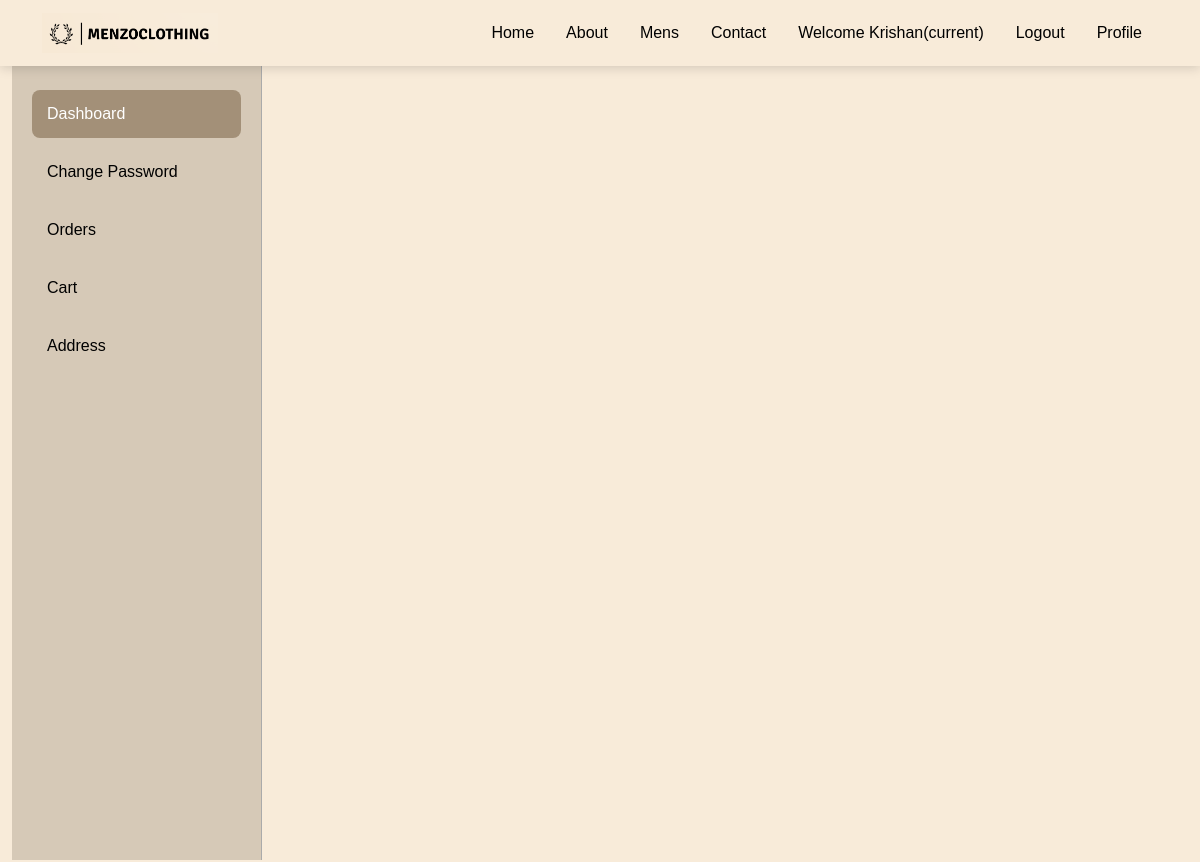
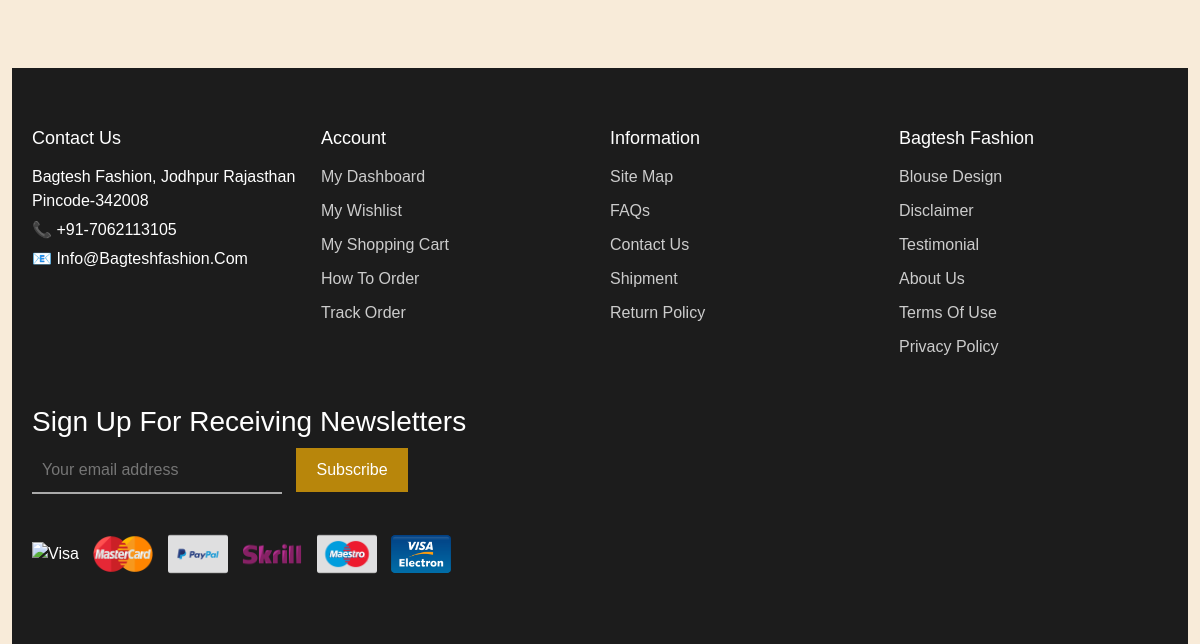
The page /order/ (signed in) on the database as committed earlier (2 pictures, top to bottom).
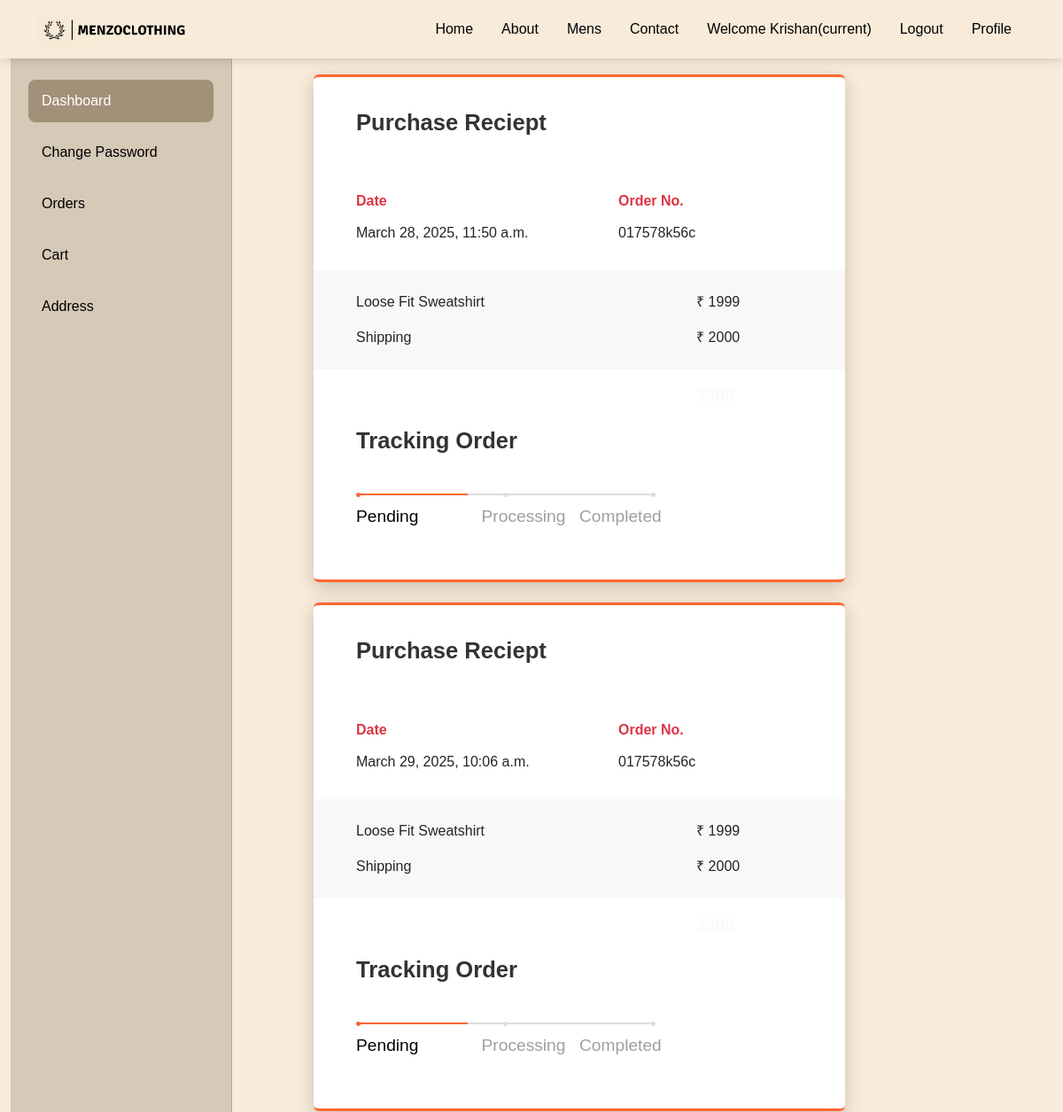
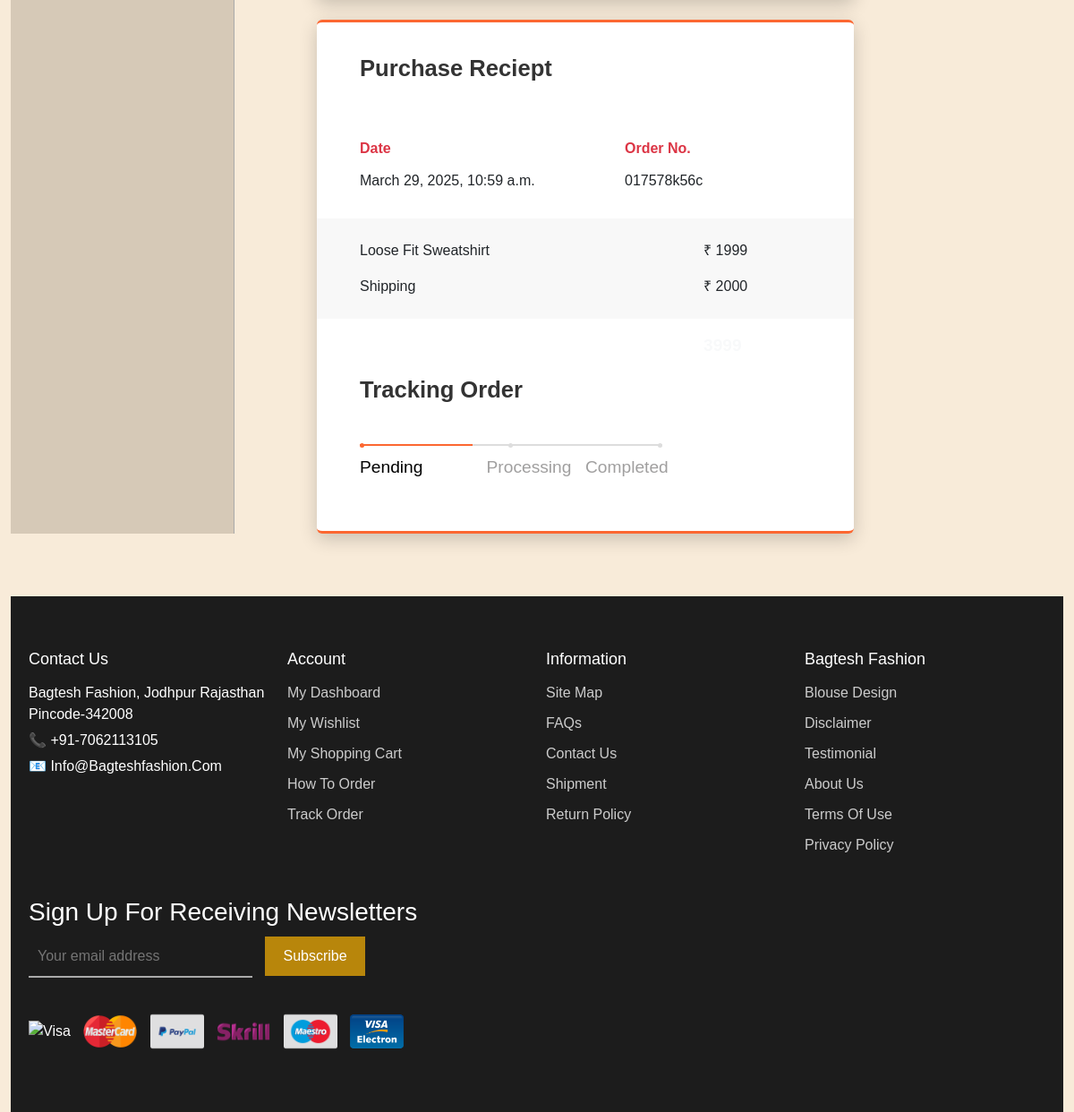
The same page on the database as committed later (2 pictures, top to bottom).
### core/models.py (models this page shows, shortened)
class Order(models.Model):
    STATUS_CHOICES = [
        ('PENDING', 'Pending'),
        ('PROCESSING', 'Processing'),
        ('COMPLETED', 'Completed'),
        ('CANCELLED', 'Cancelled'),
    ]
    user = models.ForeignKey(User, on_delete=models.CASCADE)
    customer = models.ForeignKey(CustomerDetail, on_delete=models.CASCADE)
    pet = models.ForeignKey(Pet, on_delete=models.CASCADE)
    quantity = models.PositiveIntegerField(default=1)
    order_at = models.DateTimeField(auto_now_add=True)
    status = models.CharField(max_length=20, choices=STATUS_CHOICES, default='PENDING')

class Pet(models.Model):
    name = models.CharField(max_length=100)
    category = models.CharField(max_length=20)
    small_description=models.CharField(max_length=300)
    description=models.TextField()
    original_price = models.IntegerField()
    discounted_price = models.IntegerField()
    pet_image =models.ImageField(upload_to='pet_images')  # As we are using image field we have to intall 'pillow'. And we have to Define MEDIA_URL in settings.py file so that all folder should save in media directory

### core/views.py (the view)
# urls.py: path('order/',views.order,name='order'),
def order(request):
    ord= Order.objects.filter(user=request.user)
    return render(request,'core/order.html',{'ord':ord})

### core/templates/core/order.html (shortened to what this page needs)
{% extends "core/base.html" %}
{% block content %}
<div class="container-fluid profile view-cart view-cart-right-side-bar">
    <div class="row">
        <div class="main-container">
            <div class="sidebar">
                <nav>
                    <ul class="nav flex-column">
                        <li class="nav-item">
                            <a class="nav-link active" href="{% url 'profile' %}">
                                Dashboard
                            </a>
                        </li>
                        <li class="nav-item">
                            <a class="nav-link" href="{% url 'changepassword' %}">
                                Change Password
                            </a>
                        </li>
                        <li class="nav-item">
                            <a class="nav-link" href="{% url "order" %}">
                                Orders
                            </a>
                        </li>
                        <li class="nav-item">
                            <a class="nav-link" href="{% url 'viewcart' %}">
                                Cart
                            </a>
                        </li>
                        <li class="nav-item">
                            <a class="nav-link" href="{% url 'address' %}">
                                Address
                            </a>
                        </li>
                    </ul>
                </nav>
            </div>
        <div class="col-md-8">
                {% for o in ord %}
                <div class="order">
                    <div class="card">
                        <div class="title">Purchase Reciept</div>
                        <div class="info">
                            <div class="row">
                                <div class="col-7">
                                    <span id="heading" class="text-danger">Date</span><br>
                                    <span id="details" >{{o.order_at}}</span>
                                </div>
                                <div class="col-5 pull-right">
                                    <span id="heading" class="text-danger">Order No.</span><br>
                                    <span id="details">017578k56c</span>
                                </div>
                            </div>
                        </div>
                        <div class="pricing">
                            <div class="row">
                                <div class="col-9">
                                    <span id="name">{{o.pet.name}}</span>
                                </div>
                                <div class="col-3">
                                    <span id="price">₹
                                        {{o.pet.discounted_price}}</span>
                                </div>
                            </div>
                            <div class="row">
                                <div class="col-9">
                                    <span id="name">Shipping</span>
                                </div>
                                <div class="col-3">
                                    <span id="price">₹ 2000</span>
                                </div>
                            </div>
                        </div>
                        <div class="total">
                            <div class="row">
                                <div class="col-9"></div>
                                <div class="col-3 text-light"><big>{{o.pet.discounted_price|add:2000}}</big></div>
                            </div>
                        </div>
                        <div class="tracking">
                            <div class="title">Tracking Order</div>
                        </div>
                        {% if o.status == 'PENDING' %}
                        <div class="progress-track ml-5">
                            <ul id="progressbar">
                                <li class="step0 active "
                                    id="step1">Pending</li>
                                <li class="step0  text-center"
                                    id="step2">Processing</li>
                                <li class="step0  text-right"
                                    id="step3">Completed</li>
                            </ul>
                        </div>
                        {% endif %}
                    </div>
                </div>
                {% endfor %}
            </div>
    </div>
</div>
{% endblock content %}

### core/templates/core/base.html (shortened to what this page needs)
{% load static %}
<!DOCTYPE html>
<html lang="en">
<head>
    <link rel="stylesheet" href="{% static "core/css/bootstrap.min.css" %}">
    <link rel="stylesheet" href="{% static 'core/css/main.css' %}">
</head>
<body>
  {% include "core/navbar.html" %}
  {% block content %}{% endblock content %}
  {% include "core/footer.html" %}
</body>
</html>

### core/templates/core/navbar.html (shortened to what this page needs)
{% load static %}
<section id="header">
    <nav class="navbar navbar-expand-lg bg-custom fixed-top">
        <div class="container">
            <a class="navbar-brand" href="{% url "home" %}">
                <img src="{% static "core/images/menzoclothing2.png" %}" class="img-fluid" style="height: 40px;">
            </a>
            <div class="collapse navbar-collapse" id="navbarNavAltMarkup">
                <div class="navbar-nav ms-auto">
                    <a class="nav-link" href="{% url "home" %}">Home</a>
                    <a class="nav-link" href="{% url "about" %}">About</a>
                    <a class="nav-link" href="{% url "products" %}">Mens</a>
                    <a class="nav-link" href="{% url "contact" %}">Contact</a>
                    {% if request.user.is_authenticated %}
                    <a class="nav-link" href="{% url "profile" %}">Welcome {{request.user.first_name}}<span class="sr-only">(current)</span></a>
                    <a class="nav-link" href="{% url "logout" %}">Logout</a>
                    {% else %}
                    <a class="nav-link" href="{% url "registration" %}">Registration</a>
                    <a class="nav-link" href="{% url "login" %}">Login</a>
                    {% endif %}
                    <a class="nav-link active" aria-current="page" href="{% url "profile" %}">Profile</a>
                </div>
            </div>
        </div>
    </nav>
</section>

### core/templates/core/footer.html (shortened to what this page needs)
<footer>
  <div class="footer-container">
      <div class="footer-col contact">
          <h3>Contact Us</h3>
          <p>Bagtesh Fashion, Jodhpur Rajasthan<br>Pincode-342008</p>
          <p>📞 +91-7062113105</p>
          <p>📧 Info@Bagteshfashion.Com</p>
      </div>
      <div class="footer-col">
          <h3>Account</h3>
          <ul>
              <li><a href="#">My Dashboard</a></li>
              <li><a href="#">My Wishlist</a></li>
              <li><a href="#">My Shopping Cart</a></li>
              <li><a href="#">How To Order</a></li>
              <li><a href="#">Track Order</a></li>
          </ul>
      </div>
      <div class="footer-col">
          <h3>Information</h3>
          <ul>
              <li><a href="#">Site Map</a></li>
              <li><a href="#">FAQs</a></li>
              <li><a href="#">Contact Us</a></li>
              <li><a href="#">Shipment</a></li>
              <li><a href="#">Return Policy</a></li>
          </ul>
      </div>
      <div class="footer-col">
          <h3>Bagtesh Fashion</h3>
          <ul>
              <li><a href="#">Blouse Design</a></li>
              <li><a href="#">Disclaimer</a></li>
              <li><a href="#">Testimonial</a></li>
              <li><a href="#">About Us</a></li>
              <li><a href="#">Terms Of Use</a></li>
              <li><a href="#">Privacy Policy</a></li>
          </ul>
      </div>
  </div>
  <div class="newsletter">
      <h3>Sign Up For Receiving Newsletters</h3>
      <input type="email" placeholder="Your email address">
      <button>Subscribe</button>
  </div>
  <div class="payment-icons">
      <img src="static/core/images/visa2.png" alt="Visa">
      <img src="static/core/images/mastercard.png" alt="MasterCard">
      <img src="static/core/images/paypal.png" alt="PayPal">
      <img src="static/core/images/skrill.png" alt="Skrill">
      <img src="static/core/images/maestro.png" alt="Maestro">
      <img src="static/core/images/visae.png" alt="Visa Electron">
  </div>
</footer>

### core/static/core/css/main.css (style rules this page uses)
body { margin-top: 100px; font-family: Arial, sans-serif; margin: 0; padding: 0; background-color: #fff; color: #333; }
.bg-custom { background-color: #F8EBD9 !important; }
#header .fixed-top { box-shadow: 0 0.125rem 0.675rem rgb(0 0 0 / 15%); }
#header .navbar-nav .nav-link { color: black; padding: 0.5rem 1rem; text-align: center; transition: 0.3s; }
.text-danger { font-weight: 650; color: red; }

### core/templates/core/order.html (style rules this page uses)
body { margin-top:60px; background-color: #F8EBD9; }
.main-container { display: flex; min-height: 100vh; }
.sidebar { background-color: #d6c9b7; width: 250px; padding: 30px 20px; border-right: 1px solid #aaa; margin-right: 0; }
.sidebar .nav-link { color: #000; font-weight: 500; padding: 12px 15px; display: block; margin-bottom: 10px; }
.sidebar .nav-link.active { background-color: #a39078; color: #fff; border-radius: 8px; }
.card { margin: auto; width: 100%; max-width:600px; padding: 4vh 0; box-shadow: 0 6px 20px 0 rgba(0, 0, 0, 0.19); border-top: 3px solid rgb(252, 103, 49); border-bottom: 3px solid rgb(252, 103, 49); border-left: none; border-right: none; }
.title { color: #333; font-weight: 600; margin-bottom: 2vh; padding: 0 8%; font-size: initial; }
#details { font-weight: 400; }
.info { padding: 5% 8%; }
.info .col-5 { padding: 0; }
#heading { color: grey; line-height: 6vh; }
.pricing { background-color: #ddd3; padding: 2vh 8%; font-weight: 400; line-height: 2.5; }
.pricing .col-3 { padding: 0; }
.total { padding: 2vh 8%; color: rgb(252, 103, 49); font-weight: bold; }
.total .col-3 { padding: 0; }
#progressbar { margin-bottom: 3vh; overflow: hidden; color: rgb(252, 103, 49); padding-left: 0px; margin-top: 3vh }
#progressbar li { list-style-type: none; font-size: x-small; width: 25%; float: left; position: relative; font-weight: 400; color: rgb(160, 159, 159); }
#progressbar #step1:before { content: ""; color: rgb(252, 103, 49); width: 5px; height: 5px; margin-left: 0px !important; }
#progressbar #step2:before { content: ""; color: #fff; width: 5px; height: 5px; margin-left: 32%; }
#progressbar #step3:before { content: ""; color: #fff; width: 5px; height: 5px; margin-right: 32% ; }
#progressbar li:before { line-height: 29px; display: block; font-size: 12px; background: #ddd; border-radius: 50%; margin: auto; z-index: -1; margin-bottom: 1vh; }
#progressbar li:after { content: ''; height: 2px; background: #ddd; position: absolute; left: 0%; right: 0%; margin-bottom: 2vh; top: 1px; z-index: 1; }
.progress-track { padding: 0 8%; color:green; }
#progressbar li:nth-child(2):after { margin-right: auto; }
#progressbar li:nth-child(1):after { margin: auto; }
#progressbar li:nth-child(3):after { float: left; width: 68%; }
#progressbar li.active { color: black; }
#progressbar li.active:before, #progressbar li.active:after { background: rgb(252, 103, 49); }
.order { margin-top:3%; }
.title { font-size:1.6rem; }
#progressbar #step1 { font-size:1.2rem; }
#progressbar #step2 { font-size:1.2rem; }
#progressbar #step3 { font-size:1.2rem; }

### core/templates/core/footer.html (style rules this page uses)
footer { margin-top: 70px; background-color: #1c1c1c; color: #fff; padding: 60px 20px; font-family: Arial, sans-serif; }
.footer-container { display: flex; flex-wrap: wrap; justify-content: space-between; gap: 20px; }
.footer-col { flex: 1; min-width: 200px; }
.footer-col h3 { margin-bottom: 15px; font-size: 18px; }
.footer-col ul { list-style: none; padding: 0; }
.footer-col ul li { margin-bottom: 10px; }
.footer-col ul li a { color: #ccc; text-decoration: none; transition: color 0.3s; }
.contact p { margin: 5px 0; }
.newsletter { margin-top: 30px; text-align: left; }
.newsletter h3 { margin-bottom: 10px; }
.newsletter input[type="email"] { padding: 10px; border: none; width: 250px; margin-right: 10px; border-bottom: 2px solid #aaa; background: transparent; color: white; }
.newsletter button { padding: 10px 20px; background-color: #b8860b; color: #fff; border: none; cursor: pointer; }
.payment-icons { margin-top: 30px; text-align: left; }
.payment-icons img { width: 60px; margin-right: 10px; }

Rows that differ between the two databases and show on the page:
added Order: order_at "March 28, 2025, 11:50 a.m.", pet.name "Loose Fit Sweatshirt", pet.discounted_price "1999", status "Pending"
added Order: order_at "March 29, 2025, 10:06 a.m.", pet.name "Loose Fit Sweatshirt", pet.discounted_price "1999", status "Pending"
added Order: order_at "March 29, 2025, 10:59 a.m.", pet.name "Loose Fit Sweatshirt", pet.discounted_price "1999", status "Pending"
